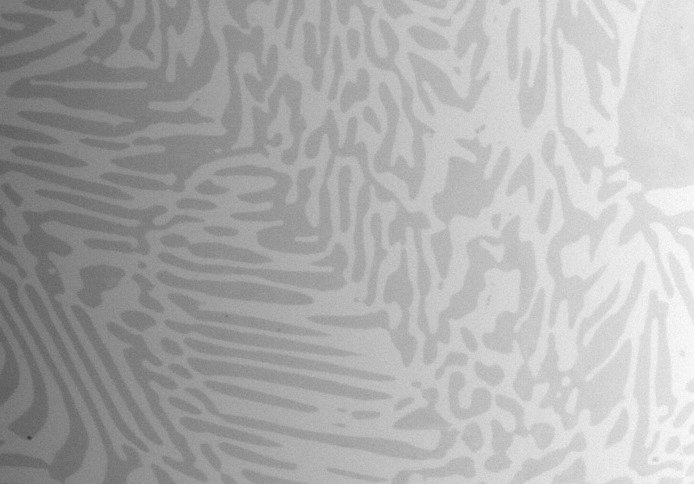
#> input picture inpdata/images/Alloy_gradient.jpg, 694 x 484 px
$ jupyter execute --allow-errors 008_rolling_ball_background_subtraction.ipynb
#> lines starting #> are read from the running program, lines starting #| are printed output that depends on the picture
# Rolling ball background subtraction

We will use "rolling ball" technique to subtract background. This technique works with grayscale image. If you want apply it to `rgb`-image convert it to `lab` and perform for `l`-channel

[cell 1]
import cv2
import matplotlib.pyplot as plt
from cv2_rolling_ball import subtract_background_rolling_ball as sbrb

[cell 2]
# let's apply at first `clahe` normalization and check does it solve our task or not
img = cv2.imread("../inpdata/images/Alloy_gradient.jpg", 1)
#> img is the input picture: shape (484, 694, 3); min 55, max 255, mean 173.2
lab_img = cv2.cvtColor(img, cv2.COLOR_BGR2LAB)
#> lab_img: shape (484, 694, 3); mean of channels 0, 1, 2 180, 128, 128
l, a, b = cv2.split(lab_img)
#> a: shape (484, 694); every value is 128

[cell 3]
clahe = cv2.createCLAHE(clipLimit=3, tileGridSize=(8,8))
clahe_img = clahe.apply(l)
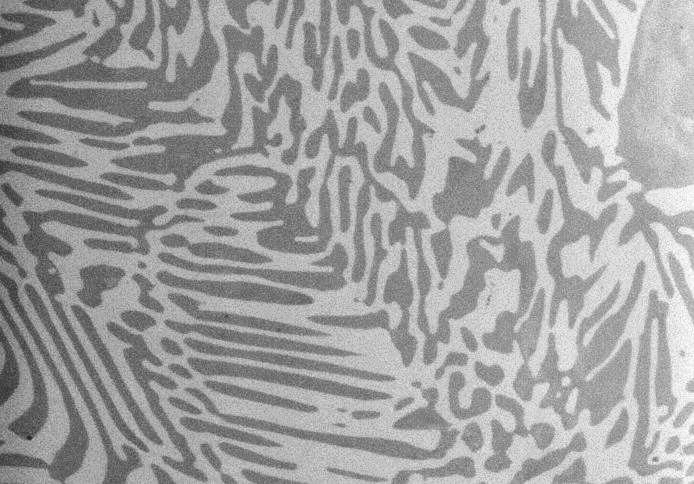
#> clahe_img: shape (484, 694); min 34, max 255, mean 160.9
norm_img = cv2.merge((clahe_img, a, b))
#> norm_img: shape (484, 694, 3); mean of channels 0, 1, 2 160.9, 128, 128
norm_img = cv2.cvtColor(norm_img, cv2.COLOR_LAB2RGB)

[cell 4]
fig, axs = plt.subplots(ncols=2, figsize=(14,7))
axs.flat[0].imshow(cv2.cvtColor(img, cv2.COLOR_BGR2RGB))
axs.flat[0].title.set_text("Original Image")

axs.flat[1].imshow(norm_img)
axs.flat[1].title.set_text("Image after clahe equalization")
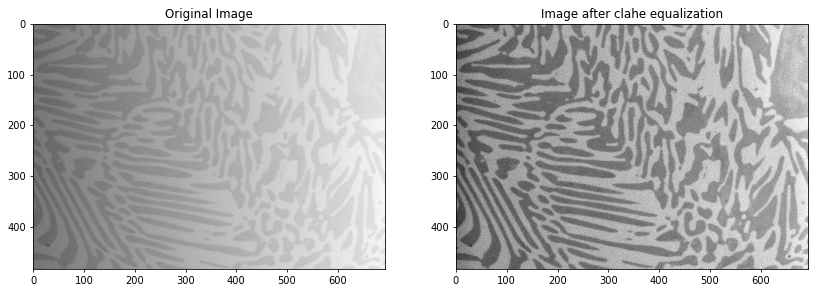
#> figure drawn by matplotlib, 2 panels
